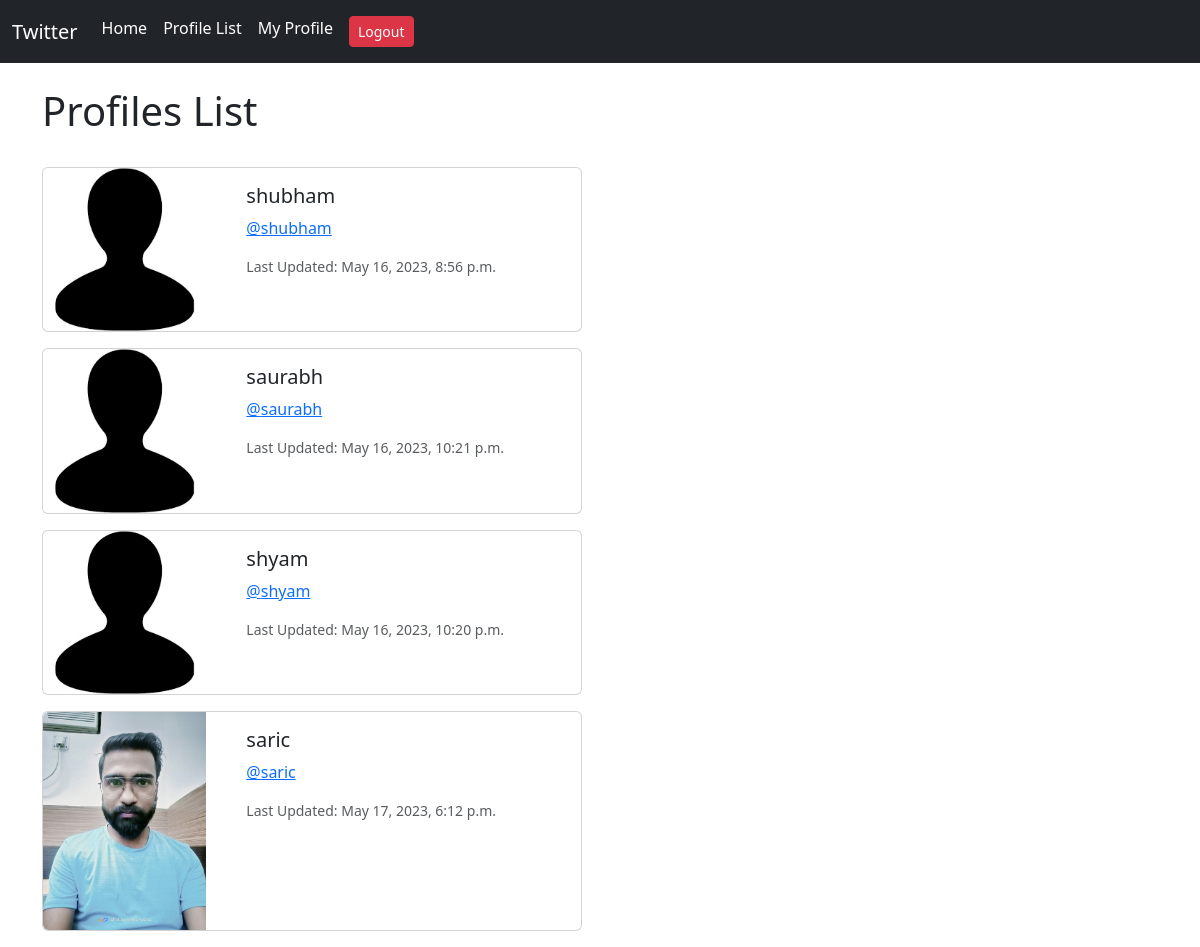
Screenshot of /profile_list/ (signed in) with the database file from the repository.
### tweet/models.py (models this page shows, shortened)
class Profile(models.Model):
    user = models.OneToOneField(User, on_delete=models.CASCADE)
    follows = models.ManyToManyField("self",
                                     related_name="followed_by",
                                     symmetrical=False,
                                     blank=True)
    date_modified = models.DateTimeField(User, auto_now=True)
    profile_image = models.ImageField(null=True, blank=True, upload_to="images/")

### tweet/views.py (the view)
# urls.py: path('profile_list/', views.profile_list, name="profile_list"),
def profile_list(request):
    if request.user.is_authenticated:
        profiles = Profile.objects.exclude(user=request.user)
        return render(request, 'profile_list.html',{"profiles":profiles})
    else:
        messages.success(request, ("You must be logged in to view Profile List page......"))
        return redirect('home')

### tweet/templates/profile_list.html
{% extends 'base.html' %}
{% load static %}
{% block content %}
    <h1> Profiles List </h1></br>
{% if profiles %}
    {% for profile in profiles %}
        <div class="card mb-3" style="max-width: 540px;">
        <div class="row g-4">
        <div class="col-md-4">
          {% if profile.profile_image %}
          <img src="{{ profile.profile_image.url }}" width=200 height=200 class="img-fluid rounded-start" alt="{{profile.user.username}}">
          {% else %}
          <img src="{% static 'images/images.png' %}" class="img-fluid rounded-start" alt="Profile Image">
          {% endif %}
        </div>
        <div class="col-md-8">
        <div class="card-body">
          <h5 class="card-title">{{ profile.user.username }}</h5>
          <p class="card-text"><a href="{% url 'profile' profile.user.id %}">@{{ profile.user.username|lower }}</a></p>
          <p class="card-text"><small class="text-body-secondary">Last Updated: {{ profile.date_modified }}</small></p>
        </div>
        </div>
      </div>
      </div>
    {% endfor %}
{% endif %}
{% endblock %}

### rows the page displays
Profile: user.username "shubham", date_modified "May 16, 2023, 8:56 p.m."
Profile: user.username "saurabh", date_modified "May 16, 2023, 10:21 p.m."
Profile: user.username "shyam", date_modified "May 16, 2023, 10:20 p.m."
Profile: profile_image (picture), user.username "saric", date_modified "May 17, 2023, 6:12 p.m."
